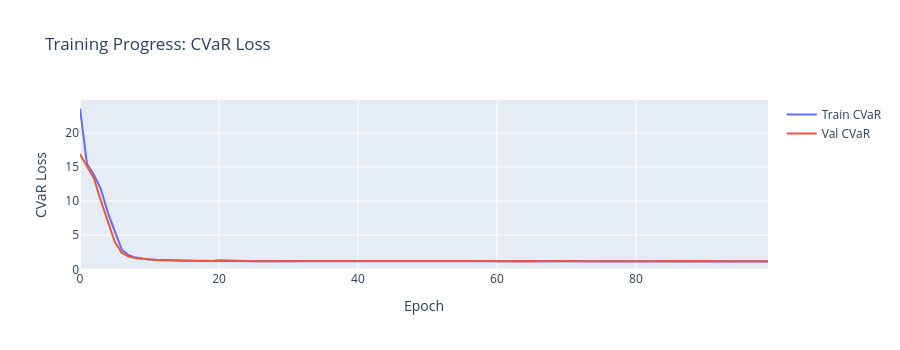

Write notebook code for a chart like this one.
### Markdown cell above
### Learning Curves

### Code cell
fig = go.Figure()
fig.add_trace(go.Scatter(y=train_losses, name="Train CVaR", mode="lines"))
fig.add_trace(go.Scatter(y=val_losses, name="Val CVaR", mode="lines"))
fig.update_layout(
    title="Training Progress: CVaR Loss",
    xaxis_title="Epoch",
    yaxis_title="CVaR Loss",
    height=350,
)
fig.show()
